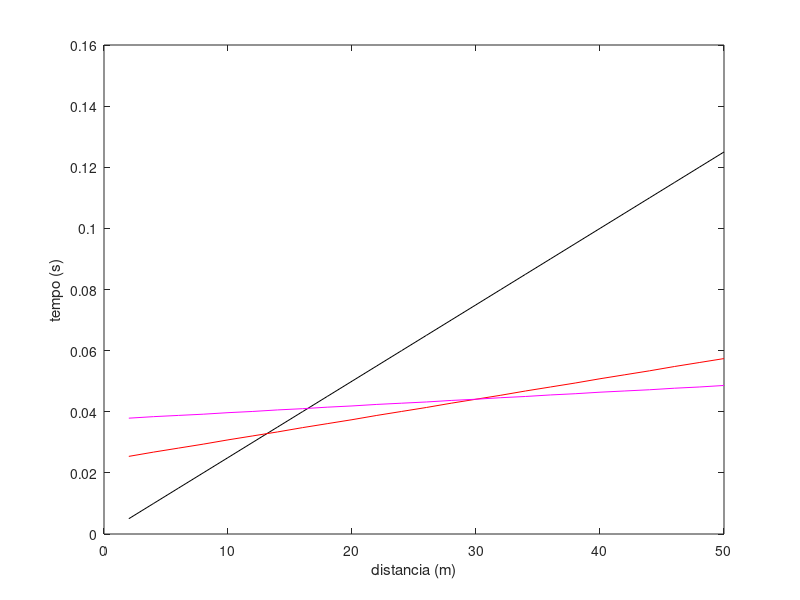
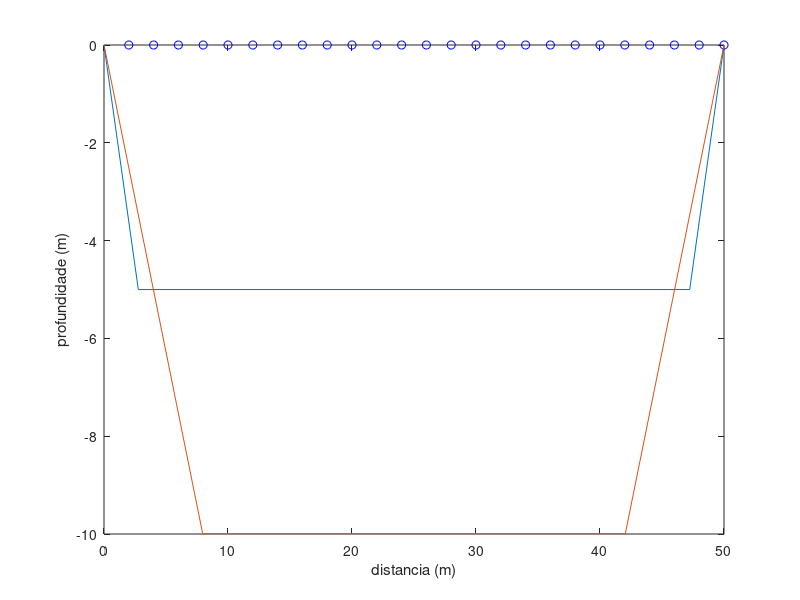

Write the MATLAB code that produced these figures, in order.
% Problemas Diretos e Inversos em Geofísica - Conceitos Basicos e Aplicacoes
% Prof. Giuliano Marotta - SIS/IG/UnB - marotta@unb.br
% Parte V: Exercicio 01
% ---------------------------------------------------------------------
% Sismica de refracao de 3 camadas horizontais
% Condicao: V1<V2<V3

%% Equacao do tempo de percurso
% t = (x/V3)+((2*h1*(V3^2-V1^2)^0.5)/(V3*V1))+((2*h2*(V3^2-V2^2)^0.5)/(V3*V2))

%% Estimativa de espessuras (h1 e h2)
% ti = intercept time axis
% if x = 0 m
% ti = 2*h1*((V2^2-V1^2)^0.5/(V2*V1))
% h1 = (ti/2)*((V2*V1)/(V2^2-V1^2)^0.5)
% h2 = (ti2-((2*h1*(V3^2-V1^2)^0.5)/(V3*V1)))*((V3*V2)/(2*(V3^2-V2^2)^0.5))

%% Estimativa da distancia critica (xcr)
% xcr = (2*h1)/((V2/V1)^2-1)^0.5
% xcr = 2*(h1*(V1/(V3^2-V1^2)^0.5)+h2*(V2/(V3^2-V2^2)^0.5))

%% ---------------------------------------------------------------------
close all
clear all
clc

% Funcao para solucao do problema inverso
function [ti, S] = invV(d, G)
    m = (G'*G)^-1*(G'*d);
    ti = m(1,1);
    S = m(2,1);
end

% Abrir arquivo de dados
Dados = importdata('DadosRefracao3V.txt');
x = Dados.data(:,1); % distância dos receptores, em metros
td = Dados.data(:,2); % Tempo registrado para a onda direta, em segundos
tr1 = Dados.data(:,3); % Tempo registrado para a onda refratada na segunda camada, em segundos
tr2 = Dados.data(:,4); % % Tempo registrado para a onda refratada na terceira camada, em segundos

% Plota dados
figure()
plot(x,td,'k')
hold on
plot(x,tr1,'r')
plot(x,tr2,'m')
xlabel('distancia (m)')
ylabel('tempo (s)')

% Inversao
% funcao: t = ti+Sx
% t = d; G = [1 x0; ...] m = [ti, S]
% ti = tempo de interceptacao da onda retratada em x = 0;
% S = 1/V = vagarosidade

% Estimativa de ti e S1 envolvendo onda direta
G = [ones(length(x),1) x];
d = td;
[tid, S1] = invV(d, G);

% Estimativa de ti e S2 envolvendo onda refratada na segunda camada
G = [ones(length(x),1) x];
d = tr1;
[tir1, S2] = invV(d, G);

% Estimativa de ti e S3 envolvendo onda refratada na terceira camada
G = [ones(length(x),1) x];
d = tr2;
[tir2, S3] = invV(d, G);

% Calculo das velocidades das camadas 1, 2 e 3
V1 = 1/S1;
V2 = 1/S2;
V3 = 1/S3;

% Calculo da espessura das camadas 1 e 2
h1 = (tir1/2)*((V2*V1)/(V2^2-V1^2)^0.5)
h2 = (tir2-((2*h1*(V3^2-V1^2)^0.5)/(V3*V1)))*((V3*V2)/(2*(V3^2-V2^2)^0.5))

% Calculo da distancia critica considerando as camadas 2 e 3
xcr1 = (2*h1)/((V2/V1)^2-1)^0.5
xcr2 = 2*(h1*(V1/(V3^2-V1^2)^0.5)+h2*(V2/(V3^2-V2^2)^0.5))

% plota resultados
figure()
xc1 = [0,0;xcr1,-h1;x(end)-xcr1,-h1; x(end) 0];
xc2 = [0,0;xcr2,-h2;x(end)-xcr2,-h2; x(end) 0];
plot(x(:,1), zeros(length(x),1),'ob')
hold on
plot(xc1(:,1),xc1(:,2))
plot(xc2(:,1),xc2(:,2))
xlabel('distancia (m)')
ylabel('profundidade (m)')




